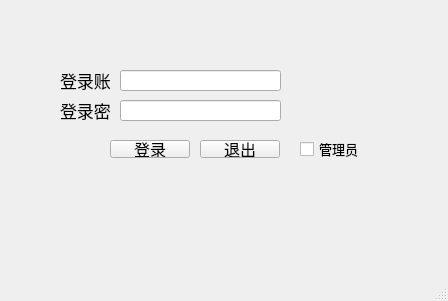
<?xml version="1.0" encoding="UTF-8"?>
<ui version="4.0">
 <class>my_load</class>
 <widget class="QMainWindow" name="my_load">
  <property name="geometry">
   <rect>
    <x>0</x>
    <y>0</y>
    <width>448</width>
    <height>301</height>
   </rect>
  </property>
  <property name="windowTitle">
   <string>MainWindow</string>
  </property>
  <widget class="QWidget" name="centralwidget">
   <widget class="QLineEdit" name="server">
    <property name="geometry">
     <rect>
      <x>120</x>
      <y>70</y>
      <width>161</width>
      <height>21</height>
     </rect>
    </property>
   </widget>
   <widget class="QLineEdit" name="password">
    <property name="geometry">
     <rect>
      <x>120</x>
      <y>100</y>
      <width>161</width>
      <height>21</height>
     </rect>
    </property>
   </widget>
   <widget class="QPushButton" name="loadsure">
    <property name="geometry">
     <rect>
      <x>110</x>
      <y>140</y>
      <width>80</width>
      <height>18</height>
     </rect>
    </property>
    <property name="font">
     <font>
      <family>Adobe 宋体 Std L</family>
      <pointsize>12</pointsize>
     </font>
    </property>
    <property name="text">
     <string>登录</string>
    </property>
   </widget>
   <widget class="QPushButton" name="end">
    <property name="geometry">
     <rect>
      <x>200</x>
      <y>140</y>
      <width>80</width>
      <height>18</height>
     </rect>
    </property>
    <property name="font">
     <font>
      <family>Adobe 宋体 Std L</family>
      <pointsize>12</pointsize>
     </font>
    </property>
    <property name="text">
     <string>退出</string>
    </property>
   </widget>
   <widget class="QCheckBox" name="checkBox">
    <property name="geometry">
     <rect>
      <x>300</x>
      <y>140</y>
      <width>61</width>
      <height>18</height>
     </rect>
    </property>
    <property name="font">
     <font>
      <family>Adobe 宋体 Std L</family>
      <pointsize>10</pointsize>
     </font>
    </property>
    <property name="text">
     <string>管理员</string>
    </property>
   </widget>
   <widget class="QLabel" name="label">
    <property name="geometry">
     <rect>
      <x>60</x>
      <y>70</y>
      <width>51</width>
      <height>20</height>
     </rect>
    </property>
    <property name="font">
     <font>
      <family>Adobe 宋体 Std L</family>
      <pointsize>13</pointsize>
     </font>
    </property>
    <property name="text">
     <string>登录账号</string>
    </property>
   </widget>
   <widget class="QLabel" name="label_2">
    <property name="geometry">
     <rect>
      <x>60</x>
      <y>100</y>
      <width>51</width>
      <height>21</height>
     </rect>
    </property>
    <property name="font">
     <font>
      <family>Adobe 宋体 Std L</family>
      <pointsize>13</pointsize>
     </font>
    </property>
    <property name="text">
     <string>登录密码</string>
    </property>
   </widget>
  </widget>
  <widget class="QMenuBar" name="menubar">
   <property name="geometry">
    <rect>
     <x>0</x>
     <y>0</y>
     <width>448</width>
     <height>17</height>
    </rect>
   </property>
  </widget>
  <widget class="QStatusBar" name="statusbar"/>
 </widget>
 <resources/>
 <connections/>
</ui>
